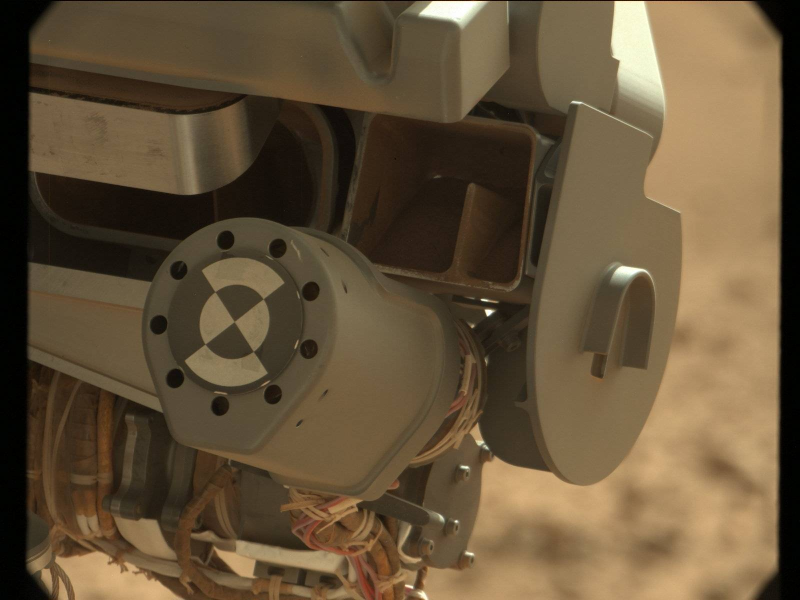
#> input picture data/survey_images/sol0064_caltarget.jpg, 1600 x 1200 px (shown at 1/2 size); its folder holds only this picture in this run
$ python preview_archive.py
#> lines starting #> are read from the running program, lines starting #| are printed output that depends on the picture
from pathlib import Path
from PIL import Image,ImageDraw
ROOT=Path(__file__).resolve().parents[3]
files=list((ROOT/'archive/legacy_data/survey_images').glob('*.jpg'))
out=Image.new('RGB',(1200,350*((len(files)+2)//3)), 'white')
#> out: PIL image 1200x350 RGB; every value is 255
draw=ImageDraw.Draw(out)
for i,p in enumerate(files):
    im=Image.open(p).convert('RGB'); im.thumbnail((390,310))
#> further down, im is the input picture: PIL image 1600x1200 RGB; mean R, G, B 101, 83, 57.6
#> after `im.thumbnail((390, 310))`:
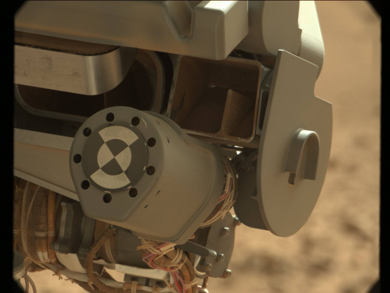
#> im: PIL image 390x293 RGB; mean R, G, B 101.2, 83.1, 57.8
    x=(i%3)*400;y=(i//3)*350
    out.paste(im,(x,y+25));draw.text((x+5,y+5),p.name,fill='black')
#> after `out.paste(im, (x, y + 25))`:
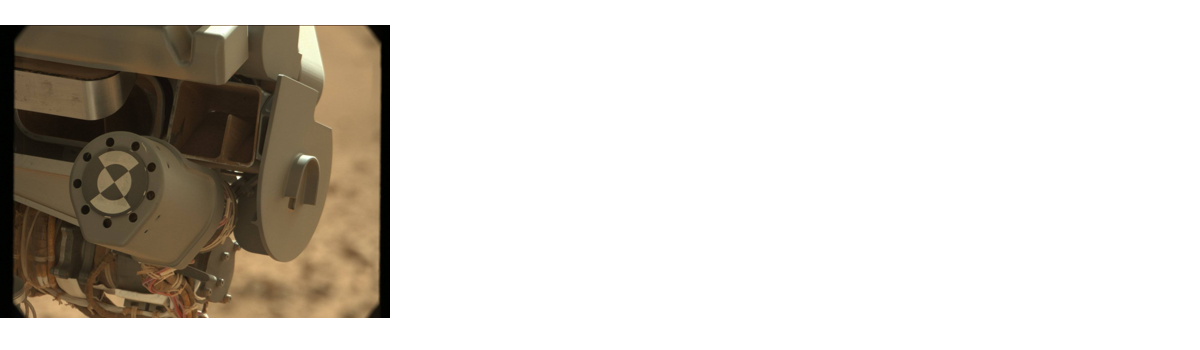
#> out: PIL image 1200x350 RGB; mean R, G, B 213.1, 208.2, 201.3
out.save(ROOT/'audit/comparative-study/figures/archive-scenes.jpg')
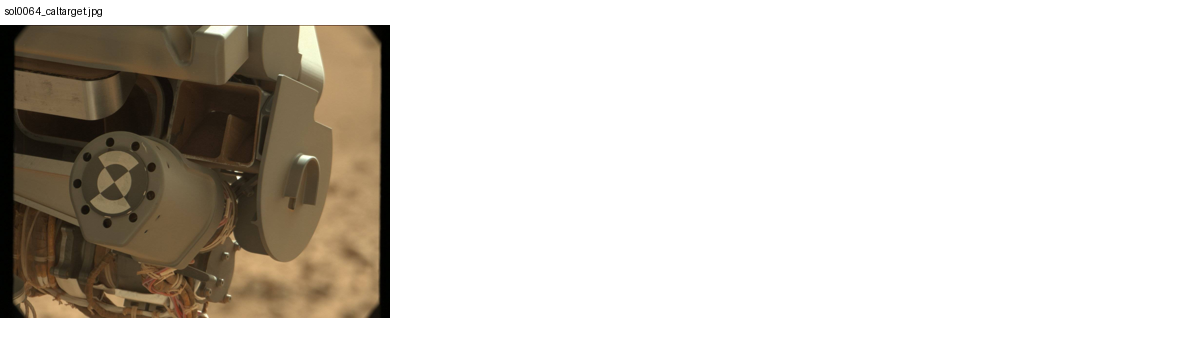
#> saved as archive-scenes.jpg: PIL image 1200x350 RGB; mean R, G, B 213, 208.1, 201.2

$ run again, on data/survey_images/sol3415_mcam_181.jpg
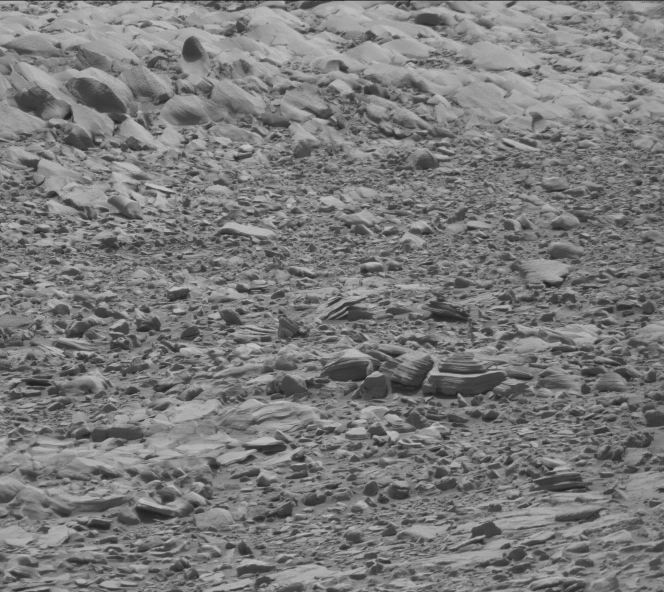
#> input picture data/survey_images/sol3415_mcam_181.jpg, 1328 x 1184 px (shown at 1/2 size)
#> `im.thumbnail((390, 310))`:
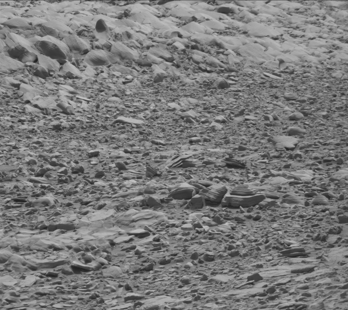
#> im: PIL image 348x310 RGB; min 31, max 199, mean 122.2
#> `out.save(ROOT/'audit/comparative-study/figures/archive-scenes.jpg')`:
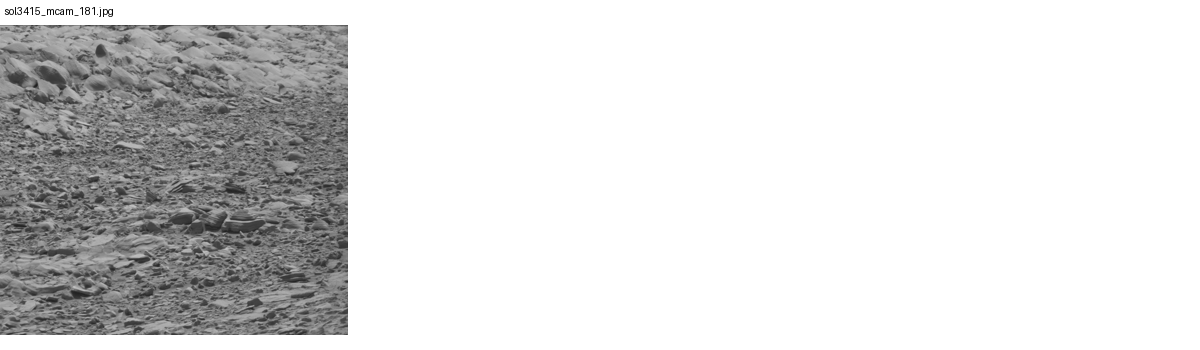
#> saved as archive-scenes.jpg: PIL image 1200x350 RGB; min 1, max 255, mean 220.7
